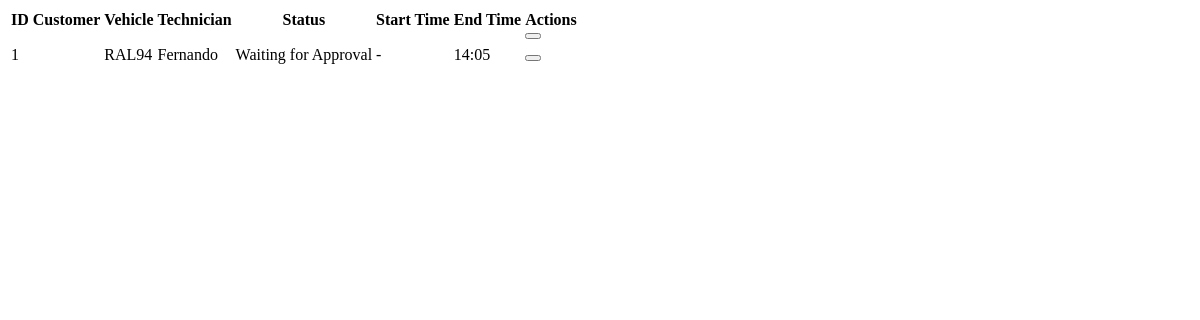
The page /live_jobs_data (signed in) on the database as committed earlier.
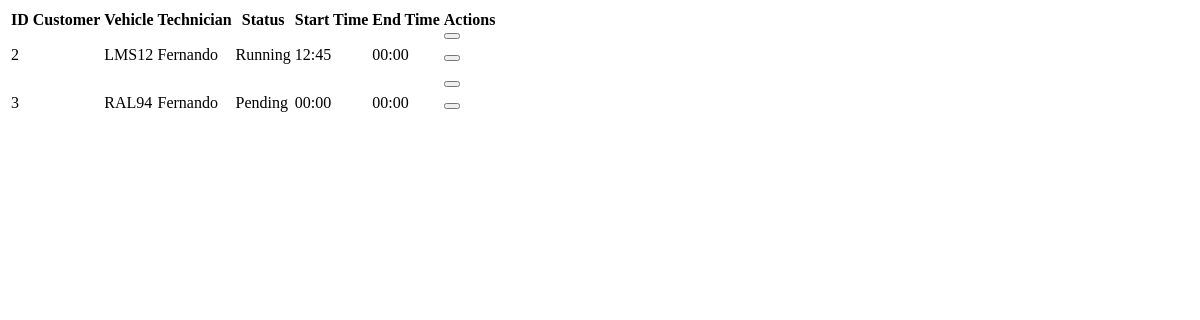
The same page on the database as committed later.
### app/models.py (models this page shows, shortened)
class Job(db.Model):
    __tablename__ = 'job'
    id = db.Column(db.Integer, primary_key=True)
    job_description = db.Column(db.String(255), nullable=False)
    status = db.Column(db.String(50), default='Pending')
    accepted = db.Column(db.Boolean, default=False)
    technician_id = db.Column(db.Integer, db.ForeignKey('technicians.id'),
                              nullable=True)
    technician = db.relationship('Technician', back_populates='jobs')
    customer_id = db.Column(db.Integer, db.ForeignKey('customer.id'))
    customer = db.relationship('Customer', back_populates='jobs')
    start_time = db.Column(db.DateTime)
    end_time = db.Column(db.DateTime)
    target_duration = db.Column(db.Integer, default=0)  # minutes
    total_work_duration = db.Column(db.Integer, default=0)  # minutes
    vehicle_registration = db.Column(db.String(50))
    vehicle_make = db.Column(db.String(50))
    vehicle_model = db.Column(db.String(50))
    vehicle_year = db.Column(db.Integer)
    vehicle_color = db.Column(db.String(50))
    total_cost = db.Column(db.Float, default=0.0)
    notes = db.Column(db.Text)
    date_created = db.Column(db.DateTime, default=datetime.utcnow)
    pause_logs = db.relationship('PauseLog', backref='job', lazy=True)
    status_message = db.Column(db.String(255))      # For admin notifications

class Technician(db.Model):
    __tablename__ = 'technicians'
    id = db.Column(db.Integer, primary_key=True)
    name = db.Column(db.String(120), nullable=False)
    phone = db.Column(db.String(20))
    specialization = db.Column(db.String(120))
    user_id = db.Column(db.Integer, db.ForeignKey('user.id'), unique=True)
    user = db.relationship('User', backref=db.backref('technician',
                           uselist=False))
    jobs = db.relationship('Job', back_populates='technician')

### app/routes.py (the view)
@main.route('/live_jobs_data')
@login_required
def live_jobs_data():
    if current_user.role != 'admin':
        return "Access denied", 403
    jobs = Job.query.filter(Job.status.notin_(["Completed", "Declined"])).all()
    return render_template('_live_jobs_table.html', jobs=jobs)

### app/models.py (called while the page is built)
@login_manager.user_loader
def load_user(user_id):
    return User.query.get(int(user_id))

### app/templates/_live_jobs_table.html (shortened to what this page needs)
{% if jobs %}
<table class="jobs-table">
    <thead>
        <tr>
            <th>ID</th>
            <th>Customer</th>
            <th>Vehicle</th>
            <th>Technician</th>
            <th>Status</th>
            <th>Start Time</th>
            <th>End Time</th>
            <th>Actions</th>
        </tr>
    </thead>
    <tbody>
        {% for job in jobs %}
        <tr class="job-row {{ job.status|lower|replace(' ', '-') }}">
            <td>{{ job.id }}</td>
            <td>{{ job.customer.name }}</td>
            <td>{{ job.vehicle_registration }}</td>
            <td>{{ job.technician.name }}</td>
            <td>{{ job.status }}</td>
            <td>{{ job.start_time.strftime('%H:%M') if job.start_time else '-' }}</td>
            <td>{{ job.end_time.strftime('%H:%M') if job.end_time else '-' }}</td>
            <td class="actions">
                <form action="{{ url_for('main.admin_action', job_id=job.id, action='stop') }}" method="POST">
                    <button type="submit" class="btn-stop" title="Stop Job"></button>
                </form>
                {% if job.status != 'Paused' %}
                <form action="{{ url_for('main.admin_action', job_id=job.id, action='pause') }}" method="POST">
                    <button type="submit" class="btn-pause" title="Pause Job"></button>
                </form>
                {% else %}
                <form action="{{ url_for('main.admin_action', job_id=job.id, action='resume') }}" method="POST">
                    <button type="submit" class="btn-resume" title="Resume Job"><i class="fas fa-play"></i></button>
                </form>
                {% endif %}
            </td>
        </tr>
        {% endfor %}
    </tbody>
</table>
{% else %}
<p>No live jobs at the moment.</p>
{% endif %}

Rows that differ between the two databases and show on the page:
no longer on this page (row edited): Job: id "1", vehicle_registration "RAL94", technician.name "Fernando", status "Waiting for Approval", start_time "-", end_time "14:05"
added Job: id "2", vehicle_registration "LMS12", technician.name "Fernando", status "Running", start_time "12:45", end_time "00:00"
added Job: id "3", vehicle_registration "RAL94", technician.name "Fernando", status "Pending", start_time "00:00", end_time "00:00"
